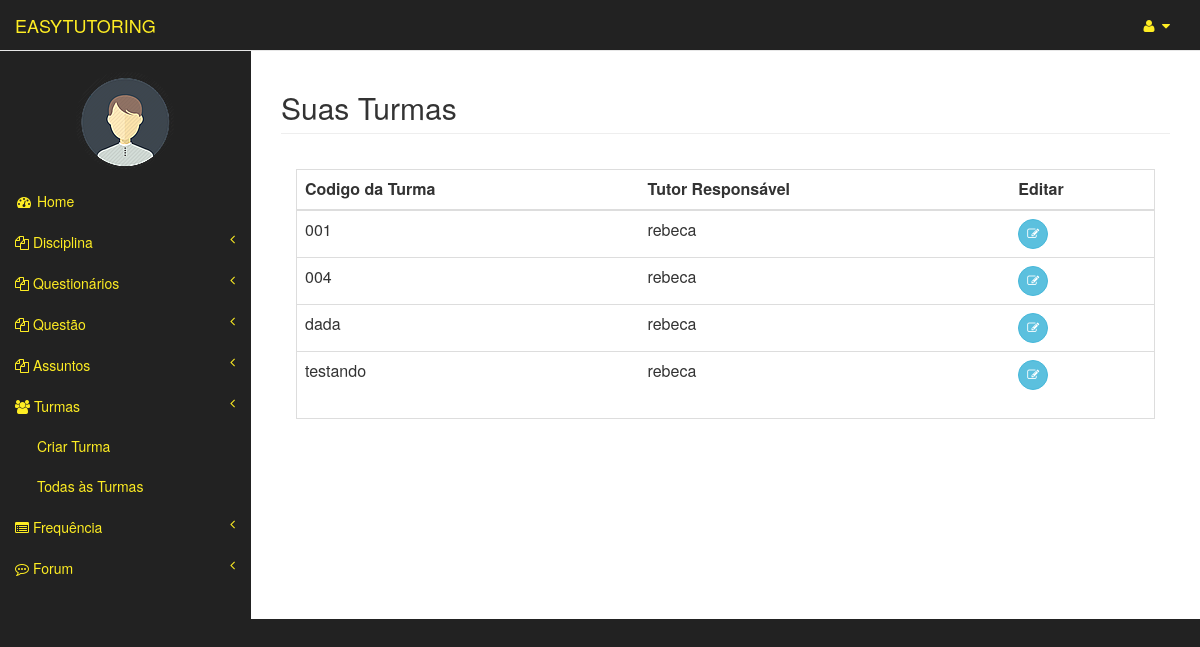
The app's page /turmas/todasTurmas (signed in) with its own data.
### usuarios/models.py (models this page shows)
class Usuario(models.Model):
	user = models.OneToOneField(User)
	matricula = models.CharField(max_length=20)
	curso = models.CharField(max_length=3)
	tipo = models.CharField(max_length=8, blank=False,null=True)
	nome_completo = models.CharField(max_length=150)
	img = models.ImageField(upload_to="img/original/", blank=True)
	thumb = ThumbnailerImageField(upload_to="img/thumb/", blank=True,null=True,resize_source=dict(size=(100, 100), sharpen=True))
	def __str__(self):
		return self.user.username

### turmas/models.py (models this page shows, shortened)
class Turma(models.Model):
	codigo = models.CharField(max_length=150)
	disciplina = models.ForeignKey(Disciplina, related_name='disciplinas',null=True)
	professor = models.ForeignKey(Professor, related_name='professores')
	tutor = models.ForeignKey(Tutor, related_name='tutores')
	alunos = models.ManyToManyField(Aluno, related_name='alunos')

### turmas/views.py (the view)
def todasTurmas(request):
	user = request.user
	usuario = Professor.objects.get(user=user)
	if request.user.has_perm('usuarios.disciplina'):
		t = Turma.objects.all()
		turmas=[]
		for turma in t :
			if turma.professor.id == usuario.id:
				turmas.append(turma)
		return render(request, 'turmas/todasTurmas.html', {'turmas': turmas, 'usuario': usuario})
	else:
		verificaUsuario = verificarUsuario(request)
		return render(request, verificaUsuario)

### templates/turmas/todasTurmas.html (shortened to what this page needs)
{% extends "professor_area/index.html" %}
{% load widget_tweaks %}
{% block pageHeader %}
    <h2 class="page-header">Suas Turmas</h2>
{% endblock pageHeader %}
{% block form %}
    <div class="panel-body">
        <div class="table-responsive table-bordered">
            <table class="table">
                <thead>
                    <tr>
                        <th>Codigo da Turma</th>
                        <th>Tutor Responsável</th>
                        <th>Editar</th>
                    </tr>
                </thead>
                <tbody>
                	{% for turma in turmas %}
                        <tr>
                            <td>{{turma.codigo}}</td>
                            <td>{{turma.tutor}}</td>
                            <td><a  href="{% url 'turmas:edit' turma.id %}"> <button type="button" class="btn btn-info btn-circle"><i class="fa fa-edit"></i>
        </button></a></td>
                        </tr>
					{% endfor %}
                </tbody>
            </table>
        </div>
    </div>
{% endblock form %}

### templates/professor_area/index.html (shortened to what this page needs)
{% extends "templateEasyTutoring.html" %}
{% block principal %}
    <a class="navbar-brand" href="{% url 'professor_area:index' %}" id="link-color">EASYTUTORING</a>
{% endblock principal %}
{% block barraLateral %}
                <div class="navbar-default sidebar" role="navigation">
                <div class="sidebar-nav navbar-collapse" >
                    <ul class="nav" id="side-menu">
                        <br>
                       <center><p><img src="{{ usuario.thumb.url}}" class= "img-circle"/> </p></center>
                        <li class="itens-menu">
                            <a href="index.html" id="link-color"><i class="fa fa-dashboard fa-fw"></i> Home</a>
                        </li>
                        <li class="itens-menu">
                            <a href="#" id="link-color"><i class="fa fa-files-o"></i> Disciplina<span class="fa arrow"></span></a>
                        </li>
                        <li class="itens-menu">
                            <a href="#" id="link-color"><i class="fa fa-files-o"></i> Questionários<span class="fa arrow"></span></a>
                        </li>
                        <li class="itens-menu">
                            <a href="#" id="link-color"><i class="fa fa-files-o"></i> Questão<span class="fa arrow"></span></a>
                        </li>
                        <li class="itens-menu">
                            <a href="#" id="link-color"><i class="fa fa-files-o"></i> Assuntos<span class="fa arrow"></span></a>
                        </li>
                        <li class="itens-menu">
                            <a href="#" id="link-color"><i class="fa fa-users"></i> Turmas<span class="fa arrow"></span></a>
                            <ul class="nav nav-second-level">
                                <li>
                                    <a href="{% url 'turmas:new' %}" id="link-color">Criar Turma</a>
                                </li>
                                <li>
                                    <a href="{% url 'turmas:todasTurmas' %}" id="link-color">Todas às Turmas</a>
                                </li>
                            </ul>
                        </li>
                        <li class="itens-menu">
                            <a href="#" id="link-color"><i class="fa fa-list-alt" id="link-color"></i> Frequência<span class="fa arrow"></span></a>
                        </li>
                        <li class="itens-menu">
                            <a href="#" id="link-color"><i class="fa fa-commenting-o"></i> Forum<span class="fa arrow"></span></a>
                        </li>
                    </ul>
                </div>
            </div>
{% endblock barraLateral %}

### static/css/tutoring.css (style rules this page uses)
#link-color { color: #feed23; }

### records on screen
Usuario: thumb (picture)
Turma: codigo "001", tutor "rebeca"
Turma: codigo "004", tutor "rebeca"
Turma: codigo "dada", tutor "rebeca"
Turma: codigo "testando", tutor "rebeca"
